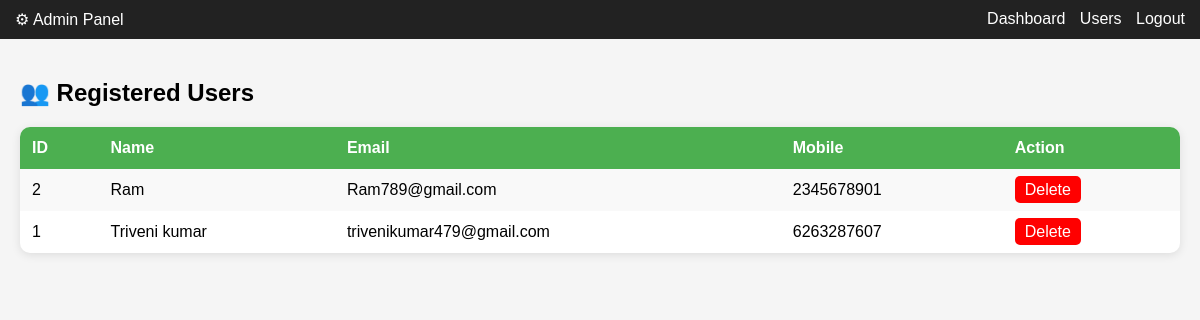
Screenshot of /admin/users with the database file from the repository.
### tables this page shows
CREATE TABLE users (
    id INTEGER PRIMARY KEY AUTOINCREMENT,
    name TEXT,
    email TEXT,
    mobile TEXT UNIQUE,
    password TEXT
);

### routes/admin/users.py (the view)
@users_bp.route("/users")
def users_list():
    conn = sqlite3.connect("database.db")
    cur = conn.cursor()
    cur.execute("SELECT id, name, email, mobile FROM users ORDER BY id DESC")
    users = cur.fetchall()
    conn.close()
    return render_template("admin/users.html", users=users)

### app.py (called while the page is built)
@app.before_request
def protect():
    open_routes = ["/login", "/register", "/admin/login", "/admin/register", "/static"]
    if "user_id" not in session:
        if request.path.startswith("/admin"):
            return None
        if not any(request.path.startswith(route) for route in open_routes):
            return redirect("/login")

### templates/admin/users.html (shortened to what this page needs)
{% extends "admin/layout_admin.html" %}
{% block content %}
<div class="container">
<h2>👥 Registered Users</h2>
<table>
<tr>
    <th>ID</th>
    <th>Name</th>
    <th>Email</th>
    <th>Mobile</th>
    <th>Action</th>
</tr>
{% for u in users %}
<tr>
    <td>{{ u[0] }}</td>
    <td>{{ u[1] }}</td>
    <td>{{ u[2] }}</td>
    <td>{{ u[3] }}</td>
    <td>
        <a href="/admin/delete_user/{{ u[0] }}" class="delete">Delete</a>
    </td>
</tr>
{% endfor %}
</table>
</div>
{% endblock %}

### templates/admin/layout_admin.html (style rules this page uses)
body { margin:0; font-family:Arial; background:#f5f5f5; }

### templates/admin/users.html (style rules this page uses)
.container { padding:20px; }
table { width:100%; border-collapse:collapse; background:white; border-radius:10px; overflow:hidden; box-shadow:0 2px 10px rgba(0,0,0,0.1); }
th, td { padding:12px; text-align:left; }
th { background:#4CAF50; color:white; }
tr:nth-child(even) { background:#f9f9f9; }
.delete { background:red; color:white; padding:5px 10px; border-radius:5px; text-decoration:none; }

### rows the page displays
users: id "2", name "Ram", email "Ram789@gmail.com", mobile "2345678901"
users: id "1", name "Triveni kumar", email "trivenikumar479@gmail.com", mobile "6263287607"
